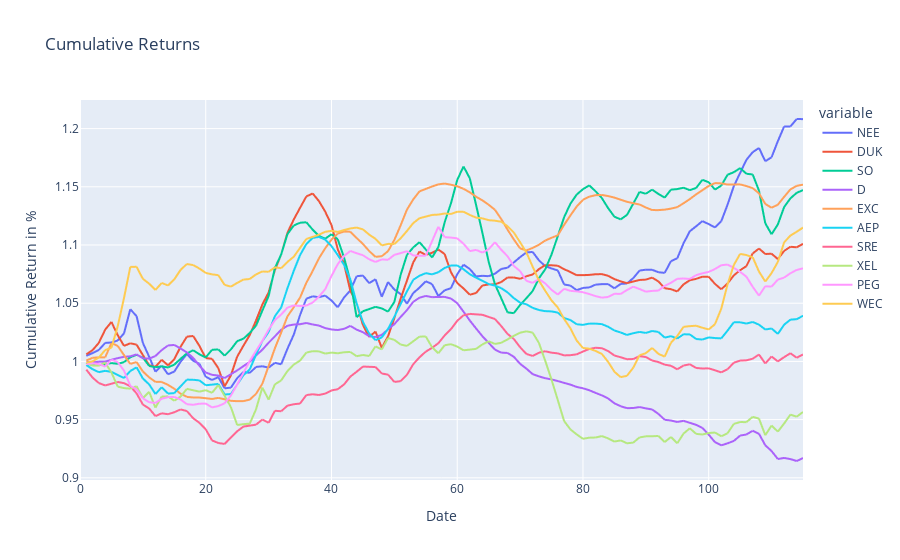

The notebook cell saved with this chart:
### Code cell
dfNEE = pd.DataFrame(test_resultNEE,
                  columns = ['NEE'])
dfDUK = pd.DataFrame(test_resultDUK,
                  columns = ['DUK'])
dfSO = pd.DataFrame(test_resultSO,
                  columns = ['SO'])
dfD = pd.DataFrame(test_resultD,
                  columns = ['D'])
dfEXC = pd.DataFrame(test_resultEXC,
                  columns = ['EXC'])
dfAEP = pd.DataFrame(test_resultAEP,
                  columns = ['AEP'])
dfSRE = pd.DataFrame(test_resultSRE,
                  columns = ['SRE'])
dfXEL = pd.DataFrame(test_resultXEL,
                  columns = ['XEL'])
dfPEG = pd.DataFrame(test_resultPEG,
                  columns = ['PEG'])
dfWEC = pd.DataFrame(test_resultWEC,
                  columns = ['WEC'])
#---------------------------------------------------------------------------------------------#

TEST_pred7 = pd.concat([dfNEE,dfDUK,dfSO,dfD,dfEXC,dfAEP,dfSRE,dfXEL,dfPEG,dfWEC], axis=1)
#---------------------------------------------------------------------------------------------#

NEE_daily_returns = TEST_pred7['NEE'].pct_change()
DUK_daily_returns = TEST_pred7['DUK'].pct_change()

SO_daily_returns = TEST_pred7['SO'].pct_change()
D_daily_returns = TEST_pred7['D'].pct_change()

EXC_daily_returns = TEST_pred7['EXC'].pct_change()
AEP_daily_returns = TEST_pred7['AEP'].pct_change()

SRE_daily_returns = TEST_pred7['SRE'].pct_change()
XEL_daily_returns = TEST_pred7['XEL'].pct_change()

PEG_daily_returns = TEST_pred7['PEG'].pct_change()
WEC_daily_returns = TEST_pred7['WEC'].pct_change()
#---------------------------------------------------------------------------------------------#
dfNEEreturn = NEE_daily_returns.to_frame()
dfDUKreturn = DUK_daily_returns.to_frame()

dfSOreturn = SO_daily_returns.to_frame()
dfDreturn = D_daily_returns.to_frame()

dfEXCreturn = EXC_daily_returns.to_frame()
dfAEPreturn = AEP_daily_returns.to_frame()

dfSREreturn = SRE_daily_returns.to_frame()
dfXELreturn = XEL_daily_returns.to_frame()

dfPEGreturn = PEG_daily_returns.to_frame()
dfWECreturn = WEC_daily_returns.to_frame()
#---------------------------------------------------------------------------------------------#
TESTDailyReturn_pred7 = pd.concat([dfNEEreturn,
                             dfDUKreturn,
                             dfSOreturn,
                             dfDreturn,
                             dfEXCreturn,
                             dfAEPreturn,
                             dfSREreturn,
                             dfXELreturn,
                             dfPEGreturn,
                             dfWECreturn], axis=1)
#---------------------------------------------------------------------------------------------#


NEE_cum_returns = (NEE_daily_returns + 1).cumprod()
DUK_cum_returns = (DUK_daily_returns + 1).cumprod()

SO_cum_returns = (SO_daily_returns + 1).cumprod()
D_cum_returns = (D_daily_returns + 1).cumprod()

EXC_cum_returns = (EXC_daily_returns + 1).cumprod()
AEP_cum_returns = (AEP_daily_returns + 1).cumprod()

SRE_cum_returns = (SRE_daily_returns + 1).cumprod()
XEL_cum_returns = (XEL_daily_returns + 1).cumprod()

PEG_cum_returns = (PEG_daily_returns + 1).cumprod()
WEC_cum_returns = (WEC_daily_returns + 1).cumprod()
#---------------------------------------------------------------------------------------------#

dfNEECUM = NEE_cum_returns.to_frame()
dfDUKCUM = DUK_cum_returns.to_frame()

dfSOCUM = SO_cum_returns.to_frame()
dfDCUM = D_cum_returns.to_frame()

dfEXCCUM = EXC_cum_returns.to_frame()
dfAEPCUM = AEP_cum_returns.to_frame()

dfSRECUM = SRE_cum_returns.to_frame()
dfXELCUM = XEL_cum_returns.to_frame()

dfPEGCUM = PEG_cum_returns.to_frame()
dfWECCUM = WEC_cum_returns.to_frame()

#---------------------------------------------------------------------------------------------#
TESTCUM_pred7 = pd.concat([dfNEECUM,dfDUKCUM,dfSOCUM,dfDCUM,dfEXCCUM,dfAEPCUM,dfSRECUM,dfXELCUM,dfPEGCUM,dfWECCUM], axis=1)
#---------------------------------------------------------------------------------------------#

atx_comps_returns_pred7 = TESTDailyReturn_pred7
atx_comps_rets_cumprod_pred7 = TESTCUM_pred7

#---------------------------------------------------------------------------------------------#

fig = px.line(atx_comps_rets_cumprod_pred7, x=atx_comps_rets_cumprod_pred7.index, y=atx_comps_rets_cumprod_pred7.columns, title='Cumulative Returns')
######
fig.update_xaxes(title_text='Date')
fig.update_yaxes(title_text='Cumulative Return in %')

fig.show()
#---------------------------------------------------------------------------------------------#


mu = expected_returns.ema_historical_return(atx_comps_returns_pred7, returns_data = True, span = 500)
Sigma = risk_models.exp_cov(atx_comps_returns_pred7, returns_data = True, span = 180)


ret_ef = np.arange(0, mu.max(), 0.01)
vol_ef = []
for i in np.arange(0, mu.max(), 0.01):
    ef_pred7 = EfficientFrontier(mu, Sigma)
    ef_pred7.efficient_return(i)
    vol_ef.append(ef_pred7.portfolio_performance()[1])

ef_pred7 = EfficientFrontier(mu, Sigma)
ef_pred7.min_volatility()
min_vol_ret = ef_pred7.portfolio_performance()[0]
min_vol_vol = ef_pred7.portfolio_performance()[1]

ef_pred7.max_sharpe(risk_free_rate=0.009)
max_sharpe_ret = ef_pred7.portfolio_performance()[0]
max_sharpe_vol = ef_pred7.portfolio_performance()[1]


portfolioREAL_Pred7 = pd.concat([closeNEE,
                   closeDUK,
                   closeSO,
                   closeD,
                   closeEXC,
                   closeAEP,
                   closeSRE,
                   closeXEL,
                   closePEG,
                   closeWEC,
                      ], axis=1)

### Figure 1 — Plotly figure (JSON) as saved in the notebook; plotly's stock layout.template omitted (floating-point values rounded to 4 significant figures)
{"data": [{"hovertemplate": "variable=NEE<br>index=%{x}<br>value=%{y}<extra></extra>", "legendgroup": "NEE", "line": {"color": "#636efa", "dash": "solid"}, "mode": "lines", "name": "NEE", "showlegend": true, "type": "scattergl", "x": [0, 1, 2, 3, 4, 5, 6, 7, 8, 9, 10, 11, 12, 13, 14, 15, 16, 17, 18, 19, 20, 21, 22, 23, 24, 25, 26, 27, 28, 29, 30, 31, 32, 33, 34, 35, 36, 37, 38, 39, 40, 41, 42, 43, 44, 45, 46, 47, 48, 49, 50, 51, 52, 53, 54, 55, 56, 57, 58, 59, 60, 61, 62, 63, 64, 65, 66, 67, 68, 69, 70, 71, 72, 73, 74, 75, 76, 77, 78, 79, 80, 81, 82, 83, 84, 85, 86, 87, 88, 89, 90, 91, 92, 93, 94, 95, 96, 97, 98, 99, 100, 101, 102, 103, 104, 105, 106, 107, 108, 109, 110, 111, 112, 113, 114, 115], "xaxis": "x", "y": [null, 1.005, 1.007, 1.01, 1.016, 1.016, 1.018, 1.024, 1.045, 1.039, 1.016, 1.004, 0.9911, 0.9965, 0.9889, 0.9913, 0.9997, 1.006, 1.001, 0.9979, 0.9868, 0.984, 0.9865, 0.9769, 0.9775, 0.9856, 0.991, 0.9902, 0.9953, 0.9958, 0.9947, 0.9988, 0.9975, 1.011, 1.023, 1.04, 1.054, 1.056, 1.055, 1.057, 1.052, 1.046, 1.055, 1.061, 1.073, 1.074, 1.067, 1.071, 1.055, 1.068, 1.062, 1.058, 1.05, 1.059, 1.063, 1.069, 1.066, 1.056, 1.061, 1.063, 1.075, 1.083, 1.079, 1.073, 1.074, 1.073, 1.075, 1.079, 1.081, 1.085, 1.09, 1.094, 1.094, 1.087, 1.082, 1.08, 1.078, 1.066, 1.065, 1.061, 1.063, 1.064, 1.066, 1.066, 1.066, 1.063, 1.067, 1.067, 1.072, 1.078, 1.079, 1.079, 1.077, 1.076, 1.086, 1.089, 1.101, 1.112, 1.116, 1.121, 1.118, 1.115, 1.12, 1.135, 1.151, 1.162, 1.173, 1.18, 1.183, 1.172, 1.175, 1.189, 1.202, 1.202, 1.208, 1.208], "yaxis": "y"}, {"hovertemplate": "variable=DUK<br>index=%{x}<br>value=%{y}<extra></extra>", "legendgroup": "DUK", "line": {"color": "#EF553B", "dash": "solid"}, "mode": "lines", "name": "DUK", "showlegend": true, "type": "scattergl", "x": [0, 1, 2, 3, 4, 5, 6, 7, 8, 9, 10, 11, 12, 13, 14, 15, 16, 17, 18, 19, 20, 21, 22, 23, 24, 25, 26, 27, 28, 29, 30, 31, 32, 33, 34, 35, 36, 37, 38, 39, 40, 41, 42, 43, 44, 45, 46, 47, 48, 49, 50, 51, 52, 53, 54, 55, 56, 57, 58, 59, 60, 61, 62, 63, 64, 65, 66, 67, 68, 69, 70, 71, 72, 73, 74, 75, 76, 77, 78, 79, 80, 81, 82, 83, 84, 85, 86, 87, 88, 89, 90, 91, 92, 93, 94, 95, 96, 97, 98, 99, 100, 101, 102, 103, 104, 105, 106, 107, 108, 109, 110, 111, 112, 113, 114, 115], "xaxis": "x", "y": [null, 1.006, 1.01, 1.016, 1.027, 1.034, 1.023, 1.013, 1.016, 1.014, 1.005, 0.9967, 0.9954, 1.001, 0.9966, 1.002, 1.013, 1.021, 1.022, 1.013, 1.003, 1.002, 0.9942, 0.9786, 0.9879, 1.004, 1.014, 1.023, 1.035, 1.049, 1.059, 1.079, 1.092, 1.111, 1.122, 1.132, 1.142, 1.144, 1.138, 1.129, 1.117, 1.096, 1.084, 1.061, 1.05, 1.031, 1.021, 1.026, 1.012, 1.022, 1.037, 1.054, 1.069, 1.085, 1.094, 1.091, 1.093, 1.096, 1.092, 1.077, 1.067, 1.063, 1.057, 1.059, 1.065, 1.066, 1.066, 1.068, 1.072, 1.072, 1.071, 1.073, 1.075, 1.079, 1.083, 1.083, 1.082, 1.079, 1.077, 1.074, 1.074, 1.074, 1.075, 1.075, 1.074, 1.071, 1.069, 1.067, 1.069, 1.07, 1.07, 1.072, 1.069, 1.063, 1.062, 1.06, 1.066, 1.07, 1.071, 1.073, 1.073, 1.067, 1.062, 1.067, 1.074, 1.078, 1.082, 1.093, 1.097, 1.092, 1.093, 1.088, 1.095, 1.098, 1.098, 1.101], "yaxis": "y"}, {"hovertemplate": "variable=SO<br>index=%{x}<br>value=%{y}<extra></extra>", "legendgroup": "SO", "line": {"color": "#00cc96", "dash": "solid"}, "mode": "lines", "name": "SO", "showlegend": true, "type": "scattergl", "x": [0, 1, 2, 3, 4, 5, 6, 7, 8, 9, 10, 11, 12, 13, 14, 15, 16, 17, 18, 19, 20, 21, 22, 23, 24, 25, 26, 27, 28, 29, 30, 31, 32, 33, 34, 35, 36, 37, 38, 39, 40, 41, 42, 43, 44, 45, 46, 47, 48, 49, 50, 51, 52, 53, 54, 55, 56, 57, 58, 59, 60, 61, 62, 63, 64, 65, 66, 67, 68, 69, 70, 71, 72, 73, 74, 75, 76, 77, 78, 79, 80, 81, 82, 83, 84, 85, 86, 87, 88, 89, 90, 91, 92, 93, 94, 95, 96, 97, 98, 99, 100, 101, 102, 103, 104, 105, 106, 107, 108, 109, 110, 111, 112, 113, 114, 115], "xaxis": "x", "y": [null, 0.9987, 0.9965, 0.9967, 0.9977, 0.9986, 0.9979, 0.9994, 1.004, 1.006, 1.003, 0.9961, 0.995, 0.9958, 0.9948, 0.9973, 1.002, 1.007, 1.01, 1.006, 1.003, 1.01, 1.01, 1.005, 1.01, 1.017, 1.02, 1.024, 1.031, 1.044, 1.056, 1.08, 1.092, 1.109, 1.117, 1.119, 1.12, 1.113, 1.108, 1.105, 1.109, 1.105, 1.089, 1.069, 1.038, 1.043, 1.045, 1.047, 1.046, 1.043, 1.051, 1.074, 1.092, 1.098, 1.102, 1.096, 1.089, 1.098, 1.12, 1.136, 1.156, 1.167, 1.157, 1.134, 1.111, 1.086, 1.066, 1.054, 1.042, 1.041, 1.048, 1.054, 1.06, 1.071, 1.079, 1.092, 1.108, 1.124, 1.135, 1.143, 1.148, 1.151, 1.146, 1.14, 1.132, 1.124, 1.122, 1.126, 1.136, 1.146, 1.144, 1.148, 1.144, 1.141, 1.148, 1.148, 1.149, 1.147, 1.149, 1.156, 1.154, 1.148, 1.151, 1.16, 1.163, 1.166, 1.161, 1.161, 1.147, 1.119, 1.109, 1.118, 1.133, 1.14, 1.145, 1.147], "yaxis": "y"}, {"hovertemplate": "variable=D<br>index=%{x}<br>value=%{y}<extra></extra>", "legendgroup": "D", "line": {"color": "#ab63fa", "dash": "solid"}, "mode": "lines", "name": "D", "showlegend": true, "type": "scattergl", "x": [0, 1, 2, 3, 4, 5, 6, 7, 8, 9, 10, 11, 12, 13, 14, 15, 16, 17, 18, 19, 20, 21, 22, 23, 24, 25, 26, 27, 28, 29, 30, 31, 32, 33, 34, 35, 36, 37, 38, 39, 40, 41, 42, 43, 44, 45, 46, 47, 48, 49, 50, 51, 52, 53, 54, 55, 56, 57, 58, 59, 60, 61, 62, 63, 64, 65, 66, 67, 68, 69, 70, 71, 72, 73, 74, 75, 76, 77, 78, 79, 80, 81, 82, 83, 84, 85, 86, 87, 88, 89, 90, 91, 92, 93, 94, 95, 96, 97, 98, 99, 100, 101, 102, 103, 104, 105, 106, 107, 108, 109, 110, 111, 112, 113, 114, 115], "xaxis": "x", "y": [null, 0.9997, 0.9991, 0.9998, 0.9999, 1.001, 1.003, 1.004, 1.004, 1.006, 1.003, 1.002, 1.005, 1.01, 1.014, 1.014, 1.011, 1.008, 1.003, 0.9962, 0.9905, 0.9885, 0.9879, 0.9857, 0.989, 0.9923, 0.996, 0.9996, 1.005, 1.01, 1.016, 1.022, 1.027, 1.031, 1.032, 1.032, 1.033, 1.032, 1.031, 1.029, 1.027, 1.027, 1.028, 1.031, 1.027, 1.025, 1.022, 1.021, 1.023, 1.028, 1.032, 1.038, 1.044, 1.051, 1.055, 1.056, 1.055, 1.055, 1.055, 1.054, 1.05, 1.043, 1.035, 1.028, 1.022, 1.016, 1.01, 1.008, 1.007, 1.004, 0.998, 0.9938, 0.9891, 0.9871, 0.9855, 0.9845, 0.9831, 0.9816, 0.9801, 0.9781, 0.9769, 0.9753, 0.973, 0.9708, 0.9682, 0.9641, 0.9615, 0.9599, 0.96, 0.9608, 0.9597, 0.9587, 0.9549, 0.9499, 0.9492, 0.948, 0.949, 0.9473, 0.9455, 0.9429, 0.9371, 0.9306, 0.9279, 0.9296, 0.9317, 0.9363, 0.9372, 0.9404, 0.9378, 0.928, 0.923, 0.9162, 0.9171, 0.9161, 0.9145, 0.917], "yaxis": "y"}, {"hovertemplate": "variable=EXC<br>index=%{x}<br>value=%{y}<extra></extra>", "legendgroup": "EXC", "line": {"color": "#FFA15A", "dash": "solid"}, "mode": "lines", "name": "EXC", "showlegend": true, "type": "scattergl", "x": [0, 1, 2, 3, 4, 5, 6, 7, 8, 9, 10, 11, 12, 13, 14, 15, 16, 17, 18, 19, 20, 21, 22, 23, 24, 25, 26, 27, 28, 29, 30, 31, 32, 33, 34, 35, 36, 37, 38, 39, 40, 41, 42, 43, 44, 45, 46, 47, 48, 49, 50, 51, 52, 53, 54, 55, 56, 57, 58, 59, 60, 61, 62, 63, 64, 65, 66, 67, 68, 69, 70, 71, 72, 73, 74, 75, 76, 77, 78, 79, 80, 81, 82, 83, 84, 85, 86, 87, 88, 89, 90, 91, 92, 93, 94, 95, 96, 97, 98, 99, 100, 101, 102, 103, 104, 105, 106, 107, 108, 109, 110, 111, 112, 113, 114, 115], "xaxis": "x", "y": [null, 1.001, 1.003, 1.004, 1.003, 1.016, 1.013, 1.005, 0.9978, 0.9995, 0.9914, 0.9863, 0.9824, 0.9824, 0.9798, 0.9766, 0.9723, 0.9695, 0.969, 0.969, 0.9684, 0.9677, 0.9687, 0.9675, 0.9661, 0.9659, 0.9659, 0.9672, 0.9721, 0.9808, 0.996, 1.011, 1.025, 1.039, 1.047, 1.055, 1.068, 1.078, 1.089, 1.097, 1.105, 1.11, 1.112, 1.111, 1.106, 1.101, 1.095, 1.09, 1.09, 1.095, 1.104, 1.117, 1.13, 1.139, 1.146, 1.148, 1.15, 1.152, 1.153, 1.152, 1.15, 1.148, 1.145, 1.141, 1.138, 1.135, 1.13, 1.122, 1.113, 1.105, 1.097, 1.095, 1.098, 1.1, 1.104, 1.106, 1.108, 1.117, 1.125, 1.133, 1.139, 1.142, 1.143, 1.143, 1.142, 1.141, 1.139, 1.137, 1.136, 1.135, 1.132, 1.13, 1.13, 1.13, 1.131, 1.133, 1.136, 1.139, 1.144, 1.147, 1.151, 1.153, 1.153, 1.152, 1.152, 1.152, 1.151, 1.149, 1.144, 1.135, 1.132, 1.135, 1.141, 1.148, 1.151, 1.152], "yaxis": "y"}, {"hovertemplate": "variable=AEP<br>index=%{x}<br>value=%{y}<extra></extra>", "legendgroup": "AEP", "line": {"color": "#19d3f3", "dash": "solid"}, "mode": "lines", "name": "AEP", "showlegend": true, "type": "scattergl", "x": [0, 1, 2, 3, 4, 5, 6, 7, 8, 9, 10, 11, 12, 13, 14, 15, 16, 17, 18, 19, 20, 21, 22, 23, 24, 25, 26, 27, 28, 29, 30, 31, 32, 33, 34, 35, 36, 37, 38, 39, 40, 41, 42, 43, 44, 45, 46, 47, 48, 49, 50, 51, 52, 53, 54, 55, 56, 57, 58, 59, 60, 61, 62, 63, 64, 65, 66, 67, 68, 69, 70, 71, 72, 73, 74, 75, 76, 77, 78, 79, 80, 81, 82, 83, 84, 85, 86, 87, 88, 89, 90, 91, 92, 93, 94, 95, 96, 97, 98, 99, 100, 101, 102, 103, 104, 105, 106, 107, 108, 109, 110, 111, 112, 113, 114, 115], "xaxis": "x", "y": [null, 0.9969, 0.9933, 0.9908, 0.9919, 0.991, 0.9883, 0.9858, 0.9918, 0.9949, 0.9853, 0.9803, 0.972, 0.9778, 0.9724, 0.9728, 0.9786, 0.9843, 0.9843, 0.9837, 0.9795, 0.9801, 0.9807, 0.9716, 0.972, 0.98, 0.9881, 0.9931, 1.006, 1.017, 1.025, 1.039, 1.046, 1.063, 1.078, 1.091, 1.101, 1.106, 1.107, 1.105, 1.099, 1.091, 1.083, 1.07, 1.05, 1.034, 1.024, 1.018, 1.021, 1.028, 1.038, 1.049, 1.06, 1.07, 1.074, 1.076, 1.075, 1.077, 1.08, 1.082, 1.082, 1.079, 1.075, 1.072, 1.069, 1.066, 1.065, 1.063, 1.059, 1.054, 1.05, 1.049, 1.046, 1.044, 1.043, 1.043, 1.042, 1.037, 1.036, 1.032, 1.031, 1.033, 1.032, 1.032, 1.03, 1.027, 1.025, 1.023, 1.024, 1.025, 1.024, 1.026, 1.025, 1.02, 1.022, 1.02, 1.023, 1.023, 1.019, 1.019, 1.021, 1.02, 1.02, 1.026, 1.034, 1.034, 1.033, 1.034, 1.032, 1.027, 1.028, 1.024, 1.032, 1.036, 1.036, 1.039], "yaxis": "y"}, {"hovertemplate": "variable=SRE<br>index=%{x}<br>value=%{y}<extra></extra>", "legendgroup": "SRE", "line": {"color": "#FF6692", "dash": "solid"}, "mode": "lines", "name": "SRE", "showlegend": true, "type": "scattergl", "x": [0, 1, 2, 3, 4, 5, 6, 7, 8, 9, 10, 11, 12, 13, 14, 15, 16, 17, 18, 19, 20, 21, 22, 23, 24, 25, 26, 27, 28, 29, 30, 31, 32, 33, 34, 35, 36, 37, 38, 39, 40, 41, 42, 43, 44, 45, 46, 47, 48, 49, 50, 51, 52, 53, 54, 55, 56, 57, 58, 59, 60, 61, 62, 63, 64, 65, 66, 67, 68, 69, 70, 71, 72, 73, 74, 75, 76, 77, 78, 79, 80, 81, 82, 83, 84, 85, 86, 87, 88, 89, 90, 91, 92, 93, 94, 95, 96, 97, 98, 99, 100, 101, 102, 103, 104, 105, 106, 107, 108, 109, 110, 111, 112, 113, 114, 115], "xaxis": "x", "y": [null, 0.9929, 0.9861, 0.9814, 0.9794, 0.9808, 0.9824, 0.9813, 0.9787, 0.9725, 0.9629, 0.9596, 0.953, 0.9554, 0.9547, 0.9564, 0.9588, 0.9574, 0.9512, 0.9472, 0.9417, 0.9321, 0.9299, 0.9291, 0.9347, 0.94, 0.944, 0.9448, 0.9457, 0.95, 0.9473, 0.9576, 0.9572, 0.962, 0.9632, 0.9638, 0.9711, 0.9718, 0.9712, 0.9723, 0.9751, 0.9761, 0.9802, 0.987, 0.9911, 0.9956, 0.9954, 0.9952, 0.9896, 0.9886, 0.9824, 0.983, 0.9884, 0.9976, 1.004, 1.008, 1.012, 1.016, 1.022, 1.028, 1.035, 1.04, 1.041, 1.04, 1.04, 1.038, 1.036, 1.03, 1.024, 1.019, 1.012, 1.006, 1.005, 1.008, 1.009, 1.007, 1.007, 1.005, 1.005, 1.006, 1.008, 1.011, 1.012, 1.011, 1.009, 1.005, 1.004, 1.002, 1.002, 1.005, 1.004, 1.001, 0.9995, 0.9972, 0.9963, 0.9932, 0.9965, 0.9976, 0.9944, 0.9939, 0.994, 0.9924, 0.9906, 0.9933, 0.9989, 1.001, 1.001, 1.002, 1.006, 0.9982, 1.004, 1.0, 1.004, 1.007, 1.003, 1.006], "yaxis": "y"}, {"hovertemplate": "variable=XEL<br>index=%{x}<br>value=%{y}<extra></extra>", "legendgroup": "XEL", "line": {"color": "#B6E880", "dash": "solid"}, "mode": "lines", "name": "XEL", "showlegend": true, "type": "scattergl", "x": [0, 1, 2, 3, 4, 5, 6, 7, 8, 9, 10, 11, 12, 13, 14, 15, 16, 17, 18, 19, 20, 21, 22, 23, 24, 25, 26, 27, 28, 29, 30, 31, 32, 33, 34, 35, 36, 37, 38, 39, 40, 41, 42, 43, 44, 45, 46, 47, 48, 49, 50, 51, 52, 53, 54, 55, 56, 57, 58, 59, 60, 61, 62, 63, 64, 65, 66, 67, 68, 69, 70, 71, 72, 73, 74, 75, 76, 77, 78, 79, 80, 81, 82, 83, 84, 85, 86, 87, 88, 89, 90, 91, 92, 93, 94, 95, 96, 97, 98, 99, 100, 101, 102, 103, 104, 105, 106, 107, 108, 109, 110, 111, 112, 113, 114, 115], "xaxis": "x", "y": [null, 0.9984, 0.9963, 0.9964, 0.999, 0.9905, 0.9783, 0.9771, 0.9766, 0.9787, 0.9684, 0.9739, 0.9603, 0.9699, 0.9699, 0.9662, 0.9699, 0.9764, 0.9752, 0.974, 0.9753, 0.973, 0.9797, 0.9704, 0.9608, 0.9454, 0.9461, 0.9465, 0.9589, 0.9776, 0.9671, 0.9803, 0.9837, 0.9918, 0.9973, 1.001, 1.008, 1.009, 1.009, 1.007, 1.008, 1.007, 1.008, 1.008, 1.004, 1.006, 1.005, 1.013, 1.01, 1.02, 1.019, 1.014, 1.013, 1.017, 1.021, 1.021, 1.012, 1.007, 1.014, 1.015, 1.013, 1.01, 1.01, 1.011, 1.015, 1.017, 1.015, 1.016, 1.019, 1.022, 1.025, 1.026, 1.025, 1.016, 1.001, 0.9844, 0.9668, 0.9488, 0.9416, 0.9373, 0.9335, 0.9345, 0.9346, 0.9359, 0.9339, 0.9312, 0.9321, 0.9297, 0.9303, 0.9347, 0.9356, 0.9357, 0.936, 0.9307, 0.9351, 0.9296, 0.938, 0.9425, 0.9378, 0.9372, 0.9385, 0.9389, 0.9357, 0.9383, 0.9463, 0.9479, 0.9479, 0.9524, 0.9509, 0.9366, 0.9449, 0.9397, 0.9467, 0.9543, 0.9525, 0.9566], "yaxis": "y"}, {"hovertemplate": "variable=PEG<br>index=%{x}<br>value=%{y}<extra></extra>", "legendgroup": "PEG", "line": {"color": "#FF97FF", "dash": "solid"}, "mode": "lines", "name": "PEG", "showlegend": true, "type": "scattergl", "x": [0, 1, 2, 3, 4, 5, 6, 7, 8, 9, 10, 11, 12, 13, 14, 15, 16, 17, 18, 19, 20, 21, 22, 23, 24, 25, 26, 27, 28, 29, 30, 31, 32, 33, 34, 35, 36, 37, 38, 39, 40, 41, 42, 43, 44, 45, 46, 47, 48, 49, 50, 51, 52, 53, 54, 55, 56, 57, 58, 59, 60, 61, 62, 63, 64, 65, 66, 67, 68, 69, 70, 71, 72, 73, 74, 75, 76, 77, 78, 79, 80, 81, 82, 83, 84, 85, 86, 87, 88, 89, 90, 91, 92, 93, 94, 95, 96, 97, 98, 99, 100, 101, 102, 103, 104, 105, 106, 107, 108, 109, 110, 111, 112, 113, 114, 115], "xaxis": "x", "y": [null, 0.9977, 0.9985, 0.9978, 0.9956, 1.001, 0.9995, 0.9921, 0.979, 0.976, 0.9683, 0.9649, 0.9643, 0.9679, 0.9693, 0.9695, 0.9673, 0.9632, 0.9627, 0.9637, 0.9638, 0.9605, 0.9616, 0.964, 0.9707, 0.9801, 0.9902, 1.0, 1.009, 1.018, 1.027, 1.036, 1.04, 1.046, 1.048, 1.048, 1.048, 1.051, 1.056, 1.062, 1.073, 1.084, 1.091, 1.095, 1.093, 1.091, 1.088, 1.085, 1.088, 1.087, 1.092, 1.093, 1.095, 1.091, 1.091, 1.091, 1.103, 1.116, 1.107, 1.106, 1.106, 1.101, 1.095, 1.096, 1.093, 1.096, 1.102, 1.096, 1.09, 1.082, 1.078, 1.069, 1.067, 1.071, 1.067, 1.061, 1.057, 1.062, 1.061, 1.06, 1.059, 1.058, 1.056, 1.055, 1.055, 1.058, 1.058, 1.061, 1.064, 1.062, 1.06, 1.061, 1.061, 1.065, 1.068, 1.071, 1.071, 1.071, 1.074, 1.076, 1.077, 1.079, 1.083, 1.083, 1.08, 1.077, 1.073, 1.064, 1.057, 1.065, 1.064, 1.07, 1.072, 1.076, 1.079, 1.08], "yaxis": "y"}, {"hovertemplate": "variable=WEC<br>index=%{x}<br>value=%{y}<extra></extra>", "legendgroup": "WEC", "line": {"color": "#FECB52", "dash": "solid"}, "mode": "lines", "name": "WEC", "showlegend": true, "type": "scattergl", "x": [0, 1, 2, 3, 4, 5, 6, 7, 8, 9, 10, 11, 12, 13, 14, 15, 16, 17, 18, 19, 20, 21, 22, 23, 24, 25, 26, 27, 28, 29, 30, 31, 32, 33, 34, 35, 36, 37, 38, 39, 40, 41, 42, 43, 44, 45, 46, 47, 48, 49, 50, 51, 52, 53, 54, 55, 56, 57, 58, 59, 60, 61, 62, 63, 64, 65, 66, 67, 68, 69, 70, 71, 72, 73, 74, 75, 76, 77, 78, 79, 80, 81, 82, 83, 84, 85, 86, 87, 88, 89, 90, 91, 92, 93, 94, 95, 96, 97, 98, 99, 100, 101, 102, 103, 104, 105, 106, 107, 108, 109, 110, 111, 112, 113, 114, 115], "xaxis": "x", "y": [null, 0.9989, 1.0, 1.003, 1.01, 1.012, 1.03, 1.055, 1.081, 1.081, 1.071, 1.067, 1.061, 1.067, 1.065, 1.071, 1.079, 1.084, 1.083, 1.08, 1.076, 1.075, 1.074, 1.066, 1.064, 1.067, 1.07, 1.071, 1.075, 1.077, 1.077, 1.081, 1.08, 1.085, 1.09, 1.098, 1.105, 1.107, 1.109, 1.111, 1.112, 1.111, 1.113, 1.114, 1.115, 1.113, 1.109, 1.105, 1.1, 1.101, 1.101, 1.106, 1.112, 1.119, 1.123, 1.124, 1.126, 1.126, 1.127, 1.127, 1.129, 1.129, 1.126, 1.124, 1.123, 1.121, 1.121, 1.12, 1.116, 1.111, 1.102, 1.094, 1.081, 1.069, 1.061, 1.052, 1.046, 1.036, 1.028, 1.018, 1.012, 1.011, 1.009, 1.006, 0.9997, 0.9911, 0.9865, 0.9876, 0.9946, 1.005, 1.007, 1.012, 1.007, 1.004, 1.016, 1.022, 1.03, 1.03, 1.031, 1.029, 1.027, 1.032, 1.045, 1.066, 1.083, 1.092, 1.091, 1.089, 1.077, 1.069, 1.076, 1.085, 1.102, 1.108, 1.111, 1.115], "yaxis": "y"}], "layout": {"legend": {"title": {"text": "variable"}, "tracegroupgap": 0}, "title": {"text": "Cumulative Returns"}, "xaxis": {"anchor": "y", "domain": [0, 1], "title": {"text": "Date"}}, "yaxis": {"anchor": "x", "domain": [0, 1], "title": {"text": "Cumulative Return in %"}}}}
